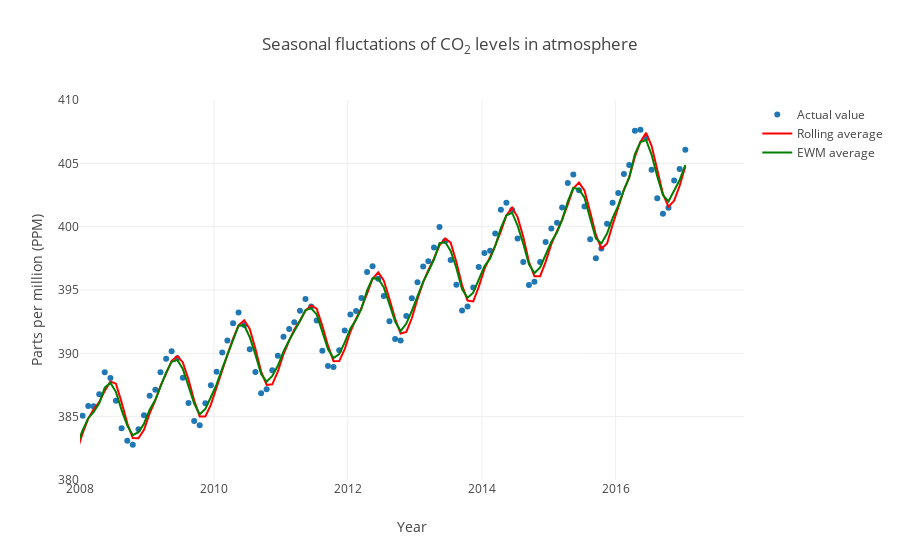

Source (notebook cell):
### Code cell
trace2 = go.Scatter(x=x, y=y1, mode="markers", name="Actual value")
trace3 = go.Scatter(x=x, y=y2, line=dict(color="red"), name="Rolling average")
trace4 = go.Scatter(x=x, y=y3, line=dict(color="green"), name="EWM average")

default_period = (dt.datetime(2008, 1, 1), dt.datetime(2017,12,1))
default_ppm_range = (380, 410)
layout = go.Layout(
    title="Seasonal fluctations of CO<sub>2</sub> levels in atmosphere",
    yaxis=dict(title="Parts per million (PPM)",range=default_ppm_range),
    xaxis=dict(title="Year", range=default_period))

figure = go.Figure(data=[trace2, trace3, trace4], layout=layout)
py.iplot(figure, filename="co2-ppm-seasonal")

### Figure 1 — Plotly figure (JSON) as saved in the notebook; plotly's stock layout.template omitted (floating-point values rounded to 4 significant figures; data arrays with more than 128 entries replaced by an {"elided": "..."} marker saying what was removed)
{"data": [{"mode": "markers", "name": "Actual value", "type": "scatter", "x": {"elided": "702 str values"}, "y": {"elided": "702 float values"}}, {"line": {"color": "red"}, "name": "Rolling average", "type": "scatter", "x": {"elided": "702 str values"}, "y": {"elided": "702 float values"}}, {"line": {"color": "green"}, "name": "EWM average", "type": "scatter", "x": {"elided": "702 str values"}, "y": {"elided": "702 float values"}}], "layout": {"title": "Seasonal fluctations of CO<sub>2</sub> levels in atmosphere", "xaxis": {"range": ["2008-01-01 05:00:00", "2017-12-01 05:00:00"], "title": "Year"}, "yaxis": {"range": [380, 410], "title": "Parts per million (PPM)"}}}
